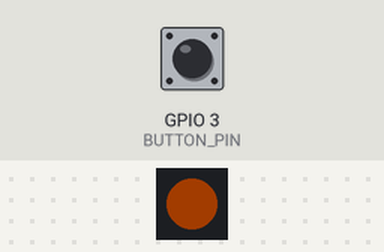
The program below on a simulated Seeed XIAO ESP32-C3. Parts: 1 RGB LEDs in strip order, left to right. The test bench sets the inputs (shaded band); at power-on: GPIO 3 (BUTTON_PIN) HIGH. Dim RGB values are drawn brighter than linear; EEPROM starts erased; nothing arrives over Bluetooth unless stated; a phone connects over Bluetooth LE 3 s after start; what the program prints to the serial monitor is not drawn.

Above: at 1.2 s.
1.3 s: GPIO 3 (BUTTON_PIN) pulled LOW for 0.15 s
At 1.85 s:
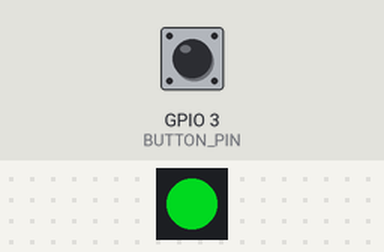
4.3 s: GPIO 3 (BUTTON_PIN) pulled LOW for 1 s
At 6.65 s:
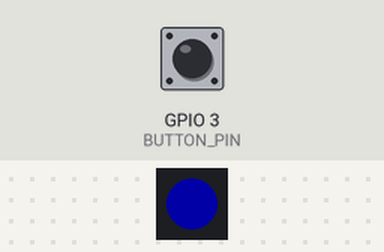
8.3 s: GPIO 3 (BUTTON_PIN) pulled LOW for 3.2 s
At 9.32 s:
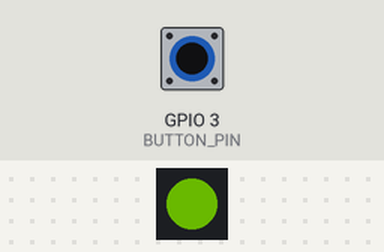
17.5 s: GPIO 3 (BUTTON_PIN) pulled LOW for 0.15 s
At 18.98 s:
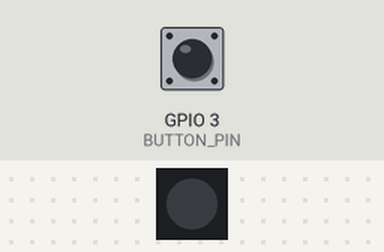
20.5 s: GPIO 3 (BUTTON_PIN) pulled LOW for 0.15 s
At 21.9 s:
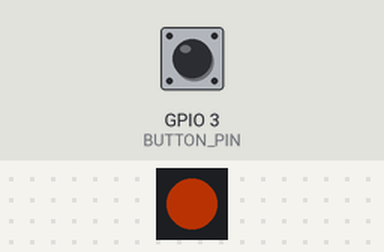
Timing chart, 0 to 23.1 s (numbered marks = the images above; inputs shaded):
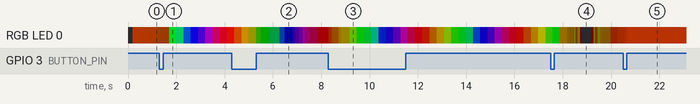

The program:

main.cpp
```cpp
#include <Arduino.h>
#include <FastLED.h>
#include "config.h"
#include "effects.h"
#include "state.h"
#include "fingerprint.h"
#include "settings.h"
#include "ble_provisioning.h"
#include "espnow_device.h"
#include "power.h"

static CRGB leds[NUM_LEDS];

// ---- Non-blocking button (active-low, INPUT_PULLUP) ----
static bool     btnStable    = HIGH;
static bool     btnLastRead  = HIGH;
static uint32_t btnEdgeMs    = 0;
static uint32_t btnDownMs    = 0;
static bool     longHandled  = false;

// Short press = next mode; long press (held) = next brightness step. Both count
// as activity so the device wakes into a full live window rather than napping.
static void serviceButton(uint32_t now) {
  bool raw = digitalRead(BUTTON_PIN);

  if (raw != btnLastRead) {
    btnLastRead = raw;
    btnEdgeMs = now;
  }

  if ((now - btnEdgeMs) >= DEBOUNCE_MS && raw != btnStable) {
    btnStable = raw;
    if (btnStable == LOW) {
      btnDownMs = now;
      longHandled = false;
    } else {
      if (!longHandled) {
        Mode m = stateNextMode();
        powerNoteActivity();
        Serial.printf("[tealight] mode -> %u (%s)\n", static_cast<unsigned>(m), modeName(m));
      }
    }
  }

  if (btnStable == LOW && !longHandled && (now - btnDownMs) >= LONGPRESS_MS) {
    longHandled = true;
    uint8_t b = stateNextBrightness();
    powerNoteActivity();
    Serial.printf("[tealight] brightness -> %u\n", b);
  }
}

// Hold the button through power-on for BOOT_RESET_HOLD_MS to wipe the stored
// name and force BLE re-naming. Blocking is fine — it runs once, early.
static bool checkBootResetHold() {
  if (digitalRead(BUTTON_PIN) != LOW) return false;
  uint32_t start = millis();
  while (digitalRead(BUTTON_PIN) == LOW) {
    if (millis() - start >= BOOT_RESET_HOLD_MS) return true;
    delay(10);
  }
  return false;
}

void setup() {
  Serial.begin(MONITOR_SPEED);
  pinMode(BUTTON_PIN, INPUT_PULLUP);

  powerInit();
  bool resumed = powerResumedFromSleep();

  // Only scan for a boot-hold reset on a genuine power-on or a button wake —
  // never on a bare timer wake (keeps the 30 s listen cycle cheap).
  bool resetRequested = false;
  if (!resumed || powerWokeByButton()) resetRequested = checkBootResetHold();

  FastLED.addLeds<WS2812, LED_PIN, GRB>(leds, NUM_LEDS);
  stateInit();

  // Restore the pre-sleep look so the light comes back exactly as it was.
  DeviceState restored;
  if (resumed && powerRestoreState(restored)) stateSet(restored);

  FastLED.setBrightness(stateGet().brightness);
  FastLED.clear(true);

  settingsInit();
  if (resetRequested) {
    Serial.println("[tealight] boot-hold reset: wiping name");
    settingsClearName();
  }

  // NimBLE is only needed to name a fresh unit; skip it entirely on a timer
  // wake of an already-named device so each nap-cycle stays fast and cheap.
  bool needBle = !resumed || !settingsHasName();
  if (needBle) {
    bleInit();
    if (!settingsHasName()) bleStartAdvertising();
  }

  espnowInit();

  // Open the right-sized awake window, then tell the controller we're up.
  if (resumed && !powerWokeByButton()) powerNoteShortWindow();
  else                                 powerNoteActivity();
  espnowAnnounce();

  Serial.printf("[tealight] up — fingerprint %s, name '%s', fw %s%s\n",
                getFingerprint().c_str(), settingsName().c_str(), FW_VERSION,
                resumed ? " (resumed)" : "");
}

void loop() {
  uint32_t now = millis();

  serviceButton(now);
  espnowService(now);
  bleService(now);

  // A successful BLE naming: stop advertising, announce on ESP-NOW, and drop
  // into the normal live-window/sleep regime.
  if (bleConsumeNamedEvent()) {
    bleStopAdvertising();
    espnowAnnounce();
    powerNoteActivity();
    Serial.printf("[tealight] named '%s'\n", settingsName().c_str());
  }

  static uint32_t lastFrame = 0;
  if (now - lastFrame >= FRAME_MS) {
    lastFrame = now;
    DeviceState s = stateGet();
    if (identifyActive(now)) {
      renderIdentify(leds, now);
    } else {
      renderMode(s.mode, leds, now, s.params);
    }
    FastLED.setBrightness(s.brightness);
    FastLED.show();
  }

  // Nap if idle + Solid (see power.cpp). No-op otherwise.
  powerMaybeSleep(now, stateGet(), identifyActive(now), bleIsAdvertising());
}
```

ble_provisioning.cpp
```cpp
#include <NimBLEDevice.h>
#include <ArduinoJson.h>
#include "ble_provisioning.h"
#include "config.h"
#include "fingerprint.h"
#include "settings.h"

static NimBLECharacteristic* gStatusChar = nullptr;
static bool                  gAdvertising = false;
static volatile bool         gNamedEvent  = false;
static bool                  gLastHadName = false;

static void publishStatus(bool notify) {
  JsonDocument doc;
  doc["status"]      = settingsHasName() ? "named" : "unnamed";
  doc["fingerprint"] = getFingerprint();
  doc["name"]        = settingsName();
  String out;
  serializeJson(doc, out);
  if (!gStatusChar) return;
  gStatusChar->setValue(out);
  if (notify) gStatusChar->notify();
}

class NameCallbacks : public NimBLECharacteristicCallbacks {
  void onWrite(NimBLECharacteristic* c, NimBLEConnInfo& /*connInfo*/) override {
    JsonDocument doc;
    if (deserializeJson(doc, c->getValue().c_str())) return; // ignore malformed
    String name = doc["name"] | "";
    if (name.length() == 0) name = getDefaultName();
    settingsSetName(name);
    gNamedEvent = true;
    publishStatus(true);
  }
};
static NameCallbacks gNameCallbacks;

void bleInit() {
  String name = settingsName();
  NimBLEDevice::init(name.c_str());

  NimBLEServer*  server = NimBLEDevice::createServer();
  NimBLEService* svc    = server->createService(BLE_SVC_UUID);

  NimBLECharacteristic* infoChar = svc->createCharacteristic(BLE_CHR_INFO_UUID, NIMBLE_PROPERTY::READ);
  JsonDocument          infoDoc;
  infoDoc["fingerprint"] = getFingerprint();
  infoDoc["name"]        = name;
  infoDoc["fw"]          = FW_VERSION;
  String infoOut;
  serializeJson(infoDoc, infoOut);
  infoChar->setValue(infoOut);

  NimBLECharacteristic* nameChar =
      svc->createCharacteristic(BLE_CHR_CREDS_UUID, NIMBLE_PROPERTY::WRITE);
  nameChar->setCallbacks(&gNameCallbacks);

  gStatusChar = svc->createCharacteristic(BLE_CHR_STATUS_UUID, NIMBLE_PROPERTY::READ | NIMBLE_PROPERTY::NOTIFY);
  gLastHadName = settingsHasName();
  publishStatus(false);

  NimBLEAdvertising* adv = NimBLEDevice::getAdvertising();
  adv->setName(name.c_str());
  adv->addServiceUUID(svc->getUUID());
}

void bleStartAdvertising() {
  if (gAdvertising) return;
  NimBLEDevice::getAdvertising()->start();
  gAdvertising = true;
}

void bleStopAdvertising() {
  if (!gAdvertising) return;
  NimBLEDevice::getAdvertising()->stop();
  gAdvertising = false;
}

bool bleIsAdvertising() {
  return gAdvertising;
}

void bleService(uint32_t /*now*/) {
  bool hasName = settingsHasName();
  if (hasName != gLastHadName) {
    gLastHadName = hasName;
    publishStatus(true);
  }
}

bool bleConsumeNamedEvent() {
  if (!gNamedEvent) return false;
  gNamedEvent = false;
  return true;
}
```

ble_provisioning.h
```cpp
#pragma once
#include <Arduino.h>

// NimBLE peripheral used only for first-run naming (a device with no name is
// not yet "provisioned"). Once named it stops advertising and lives on ESP-NOW.
//   InfoRead    (read)         {"fingerprint","name","fw"}  — identify before pairing
//   NameWrite   (write)        {"name"}                     — adopts + persists the name
//   StatusNotify(read+notify)  {"status","fingerprint","name"}
//
// Advertises only while un-named / after a boot-hold reset.
void bleInit();            // call once from setup(), after settings are loaded
void bleStartAdvertising();
void bleStopAdvertising();
bool bleIsAdvertising();
void bleService(uint32_t now);

// Returns true exactly once after a successful NameWrite, so main.cpp can stop
// advertising, announce over ESP-NOW, and drop into the normal sleep regime.
bool bleConsumeNamedEvent();
```

effects.cpp
```cpp
#include "effects.h"

// Maps the 0-255 `speed` param to a BPM for beat8/beatsin8 (both take BPM
// directly as beats/min, not a 0-255 "rate"), so each effect picks its own
// useful BPM ceiling instead of sharing one scale.
static uint8_t speedToBpm(uint8_t speed, uint8_t maxBpm) {
  return 1 + (uint16_t)speed * (maxBpm - 1) / 255;
}

// Candle flicker with a slow color drift.
// Base hue wanders around the user's chosen hue; brightness jitters via
// Perlin noise (inoise8) so the flame breathes instead of strobing.
void fxCandleColor(CRGB* leds, uint32_t t, const EffectParams& p) {
  // `speed` scales how fast the noise field is traversed; 128 reproduces the
  // original pace (t/40, t/60, t/8 divisors).
  uint32_t st = (uint64_t)t * p.speed / 128;

  // Noise band is ~0..85 (mean ~42); recenter it on the user's hue so the
  // flicker character is preserved but the color is theirs.
  int16_t  wander = (int16_t)(inoise8(st / 40) / 3) - 42;
  uint8_t  hue    = p.hue + wander;
  uint8_t  sat    = qadd8(p.sat, inoise8(st / 60, 1000) >> 5);

  // Flame brightness: Perlin noise around a bright baseline, amplitude set
  // by `intensity`, clamped so it never fully dies.
  uint8_t flame = inoise8(st / 8, 5000);
  uint8_t bri   = qadd8(96, scale8(flame, p.intensity));

  for (uint16_t i = 0; i < NUM_LEDS; i++) {
    // Per-pixel offset so a strip/ring shimmers instead of moving as one.
    uint8_t off = inoise8(st / 8, i * 700) >> 2;
    leds[i] = CHSV(hue, sat, qsub8(bri, off));
  }
}

// Smooth rainbow hue sweep across the whole color wheel.
void fxColorCycle(CRGB* leds, uint32_t t, const EffectParams& p) {
  uint8_t bpm  = speedToBpm(p.speed, 30);
  uint8_t base = beat8(bpm, 0);
  for (uint16_t i = 0; i < NUM_LEDS; i++) {
    leds[i] = CHSV(base + (i * (256 / max<uint16_t>(NUM_LEDS, 1))), 255, 255);
  }
}

// Breathing: brightness eases in and out (sine) around a gently drifting hue.
void fxBreathing(CRGB* leds, uint32_t t, const EffectParams& p) {
  uint8_t bpm      = speedToBpm(p.speed, 30);
  uint8_t bri      = beatsin8(bpm, 20, 255);
  uint8_t driftBpm = max<uint8_t>(1, bpm / 4);
  uint8_t hue      = p.hue + (beat8(driftBpm, 0) >> 3); // small wander, stays near p.hue
  for (uint16_t i = 0; i < NUM_LEDS; i++) {
    leds[i] = CHSV(hue, p.sat, bri);
  }
}

// Static color.
void fxSolid(CRGB* leds, uint32_t t, const EffectParams& p) {
  for (uint16_t i = 0; i < NUM_LEDS; i++) {
    leds[i] = CHSV(p.hue, p.sat, 255);
  }
}

void renderMode(Mode m, CRGB* leds, uint32_t t, const EffectParams& p) {
  switch (m) {
    case Mode::CandleColor: fxCandleColor(leds, t, p); break;
    case Mode::ColorCycle:  fxColorCycle(leds, t, p);  break;
    case Mode::Breathing:   fxBreathing(leds, t, p);   break;
    case Mode::Solid:       fxSolid(leds, t, p);       break;
    default:                fxCandleColor(leds, t, p); break;
  }
}

void renderIdentify(CRGB* leds, uint32_t elapsedMs) {
  bool on = (elapsedMs / 250) % 2 == 0; // 250ms on/off blink
  CRGB color = on ? CRGB(255, 255, 255) : CRGB::Black;
  for (uint16_t i = 0; i < NUM_LEDS; i++) leds[i] = color;
}

const char* modeName(Mode m) {
  switch (m) {
    case Mode::CandleColor: return "CandleColor";
    case Mode::ColorCycle:  return "ColorCycle";
    case Mode::Breathing:   return "Breathing";
    case Mode::Solid:       return "Solid";
    default:                return "Unknown";
  }
}
```

effects.h
```cpp
#pragma once
#include <FastLED.h>
#include "config.h"

// Effect modes, in button-cycle order. Adding a new one = one enum entry +
// one name in modeName() + one case in renderMode() — nothing else changes.
enum class Mode : uint8_t {
  CandleColor,  // warm flicker with a slow color drift (the signature look)
  ColorCycle,   // smooth rainbow hue sweep
  Breathing,    // brightness ease in/out on a drifting hue
  Solid,        // static color
  COUNT
};

// Runtime-tunable look, settable over the REST API (and by the standalone
// button for mode only — color/speed/intensity default and stay put until a
// controller sets them).
struct EffectParams {
  uint8_t hue       = 20;   // 0-255 color wheel position
  uint8_t sat       = 230;  // 0-255 saturation
  uint8_t speed     = 128;  // 0-255 animation rate; 128 = original default pace
  uint8_t intensity = 160;  // 0-255 flicker/breathing amplitude
};

// Each renders one frame into `leds`. Call once per FRAME_MS tick.
// `t` is millis() at the current frame so effects stay time-based, not
// frame-count based (steady speed regardless of loop jitter).
void fxCandleColor(CRGB* leds, uint32_t t, const EffectParams& p);
void fxColorCycle(CRGB* leds, uint32_t t, const EffectParams& p);
void fxBreathing(CRGB* leds, uint32_t t, const EffectParams& p);
void fxSolid(CRGB* leds, uint32_t t, const EffectParams& p);

// Dispatch helper.
void renderMode(Mode m, CRGB* leds, uint32_t t, const EffectParams& p);

// Brief "locate me" flash, overrides whatever mode is active.
void renderIdentify(CRGB* leds, uint32_t elapsedMs);

// Human-readable name, e.g. for GET /api/modes.
const char* modeName(Mode m);
```

espnow_device.cpp
```cpp
#include <WiFi.h>
#include <esp_now.h>
#include <esp_wifi.h>
#include <string.h>
#include "espnow_device.h"
#include "espnow_proto.h"
#include "config.h"
#include "state.h"
#include "settings.h"
#include "fingerprint.h"
#include "power.h"

static const uint8_t kBroadcast[6] = {0xFF, 0xFF, 0xFF, 0xFF, 0xFF, 0xFF};

// Learned from the first command we hear, so reports can go straight back.
static uint8_t  gControllerMac[6] = {0};
static bool     gHaveController   = false;

// Outbound work, set from the recv callback and flushed in espnowService().
static volatile bool gPendingAnnounce = false;
static volatile bool gPendingReport   = false;
static volatile uint8_t gReportSeq     = 0;

static void addPeer(const uint8_t mac[6]) {
  if (esp_now_is_peer_exist(mac)) return;
  esp_now_peer_info_t peer = {};
  memcpy(peer.peer_addr, mac, 6);
  peer.channel = FLEET_CHANNEL;
  peer.ifidx   = WIFI_IF_STA;
  peer.encrypt = false;
  esp_now_add_peer(&peer);
}

static void fillIdentity(TlMsg& m) {
  uint8_t mac[6];
  esp_wifi_get_mac(WIFI_IF_STA, mac);
  memcpy(m.mac, mac, 6);
  strncpy(m.fingerprint, getFingerprint().c_str(), sizeof(m.fingerprint) - 1);
  strncpy(m.name, settingsName().c_str(), sizeof(m.name) - 1);
}

static void buildReport(TlMsg& m, uint8_t seq) {
  memset(&m, 0, sizeof(m));
  m.magic   = TL_MAGIC;
  m.version = TL_PROTO_VER;
  m.type    = TL_MSG_REPORT;
  m.seq     = seq;
  m.fieldMask = TL_F_ALL;
  DeviceState s = stateGet();
  m.mode       = static_cast<uint8_t>(s.mode);
  m.hue        = s.params.hue;
  m.sat        = s.params.sat;
  m.speed      = s.params.speed;
  m.intensity  = s.params.intensity;
  m.brightness = s.brightness;
  fillIdentity(m);
}

static void applySetState(const TlMsg& m) {
  DeviceState s = stateGet();
  if ((m.fieldMask & TL_F_MODE) && m.mode < static_cast<uint8_t>(Mode::COUNT))
    s.mode = static_cast<Mode>(m.mode);
  if (m.fieldMask & TL_F_HUE)        s.params.hue       = m.hue;
  if (m.fieldMask & TL_F_SAT)        s.params.sat       = m.sat;
  if (m.fieldMask & TL_F_SPEED)      s.params.speed     = m.speed;
  if (m.fieldMask & TL_F_INTENSITY)  s.params.intensity = m.intensity;
  if (m.fieldMask & TL_F_BRIGHTNESS) s.brightness       = m.brightness;
  stateSet(s);
}

// ESP-NOW recv callback. Runs on the WiFi task — keep it short, no esp_now_send
// here; just mutate state and flag the outbound work for espnowService().
#if defined(ESP_ARDUINO_VERSION_MAJOR) && ESP_ARDUINO_VERSION_MAJOR >= 3
static void onRecv(const esp_now_recv_info_t* info, const uint8_t* data, int len) {
  const uint8_t* src = info->src_addr;
#else
static void onRecv(const uint8_t* src, const uint8_t* data, int len) {
#endif
  if (len < (int)sizeof(TlMsg)) return;
  TlMsg m;
  memcpy(&m, data, sizeof(m));
  if (m.magic != TL_MAGIC || m.version != TL_PROTO_VER) return;

  memcpy(gControllerMac, src, 6);
  gHaveController = true;

  switch (m.type) {
    case TL_CMD_SET_STATE:
      applySetState(m);
      powerNoteActivity();                       // re-open the full live window
      if (m.flags & TL_FLAG_WANT_REPORT) { gReportSeq = m.seq; gPendingReport = true; }
      break;
    case TL_CMD_IDENTIFY:
      identifyTrigger(millis());
      powerNoteActivity();
      break;
    case TL_CMD_QUERY:
      gReportSeq = m.seq;
      gPendingReport = true;
      break;
    default:
      break;                                     // ignore device->controller types
  }
}

void espnowInit() {
  WiFi.mode(WIFI_STA);
  WiFi.disconnect(false, true);                  // ensure we never associate
  esp_wifi_set_channel(FLEET_CHANNEL, WIFI_SECOND_CHAN_NONE);

  if (esp_now_init() != ESP_OK) {
    Serial.println("[espnow] init failed");
    return;
  }
  esp_now_register_recv_cb(onRecv);
  addPeer(kBroadcast);
  Serial.printf("[espnow] up on channel %u\n", FLEET_CHANNEL);
}

void espnowAnnounce() {
  gPendingAnnounce = true;
}

void espnowService(uint32_t /*now*/) {
  if (gPendingReport) {
    gPendingReport = false;
    if (gHaveController) {
      addPeer(gControllerMac);
      TlMsg m; buildReport(m, gReportSeq);
      esp_now_send(gControllerMac, (uint8_t*)&m, sizeof(m));
    }
  }
  if (gPendingAnnounce) {
    gPendingAnnounce = false;
    TlMsg m; buildReport(m, 0);
    m.type = TL_MSG_ANNOUNCE;
    esp_now_send(kBroadcast, (uint8_t*)&m, sizeof(m));  // broadcast peer added at init
  }
}
```

espnow_device.h
```cpp
#pragma once
#include <Arduino.h>

// ESP-NOW control transport for a tealight. Replaces the old WiFi + REST API:
// the device never associates to an AP, it just parks its radio on
// FLEET_CHANNEL and listens for the controller's commands.
//
//   setup():  espnowInit(); then espnowAnnounce();
//   loop():   espnowService(now);   // flushes any pending report/announce

void espnowInit();               // WiFi STA (no connect) + fixed channel + esp_now
void espnowService(uint32_t now); // send queued announce/report; call every loop
void espnowAnnounce();           // broadcast presence (cold boot / wake / rename)
```

fingerprint.cpp
```cpp
#include "fingerprint.h"

static String gFingerprint;

String getFingerprint() {
  if (gFingerprint.length() == 0) {
    uint64_t mac = ESP.getEfuseMac();
    char buf[13];
    snprintf(buf, sizeof(buf), "%012llx", (unsigned long long)mac);
    gFingerprint = String(buf);
  }
  return gFingerprint;
}

String getDefaultName() {
  String fp = getFingerprint();
  String suffix = fp.substring(fp.length() - 4);
  suffix.toUpperCase();
  return "Tealight-" + suffix;
}

String getMdnsHostname() {
  return "tealight-" + getFingerprint();
}
```

Source omitted: espnow_proto.h (2488 bytes), fingerprint.h (675 bytes), power.cpp (2364 bytes), power.h (1220 bytes), state.cpp (1665 bytes), state.h (974 bytes), config.h (2903 bytes), settings.cpp (627 bytes), settings.h (579 bytes)
